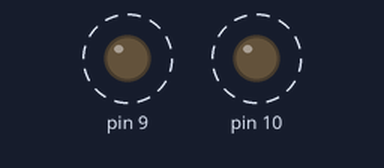
A sketch run on a simulated Arduino Uno, built with avr-gcc and run on an emulated ATmega328P. Shown: output pins drawn as LEDs (lit = HIGH). Dashed ring = blinking.

Above: at 0.2 s.
Timing chart, 0 to 4.6 s (numbered marks = the images above):
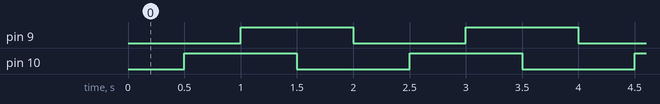

The sketch:

05-Timer1_CTC.ino
```cpp
/*
* Learning AVR with Arduino
* Lesson: Timer1 CTC Mode
* Author: Morgan
* Date: 13/July/2020
* IDE: Arduino 1.8.13
*
* calculate:
* 1. frequency = I/O clock frequency / ( prescaler * ( 1+OCR1A ) )  [Hz]
* 2. duty cycle = 50 %
*/


#include<avr/io.h>

#define F_CPU 16000000UL

void timer1_ctc_setup(){
  TCCR1A = 0;             // clear TCCR1A
  TCCR1B = 0;             // clear TCCR1B
  TCNT1 = 0;              // count from 0

  // For CTC Mode, compare output mode should set as Toggle.
  // COM1A1/COM1B1 = 0, COM1A0/COM1B0 = 1.
  TCCR1A |= (1<<COM1A0)|(1<<COM1B0);       // set wave output as toggle

  // For Timer1 CTC Mode, WGM[13:10]=0100
  // only WGM12 set to 1.
  TCCR1B |= (1<<WGM12);                   // set CTC mode.

  // Prescaler 256, CS[12:10]= 100
  TCCR1B |= (1<<CS12);                    // system frequency 16 MHz/256 = 62500 Hz

  OCR1A = 62500;                          // 62500/62500 = 1 Hz
  OCR1B = 31250;                          // the same frequency as OCR1A, just generate wave earlier.

}

void pin_setup(){
  DDRB |= (1<<PB1)|(1<<PB2);              // set PORTB1, PORTB2 as output
}

int main(){
  timer1_ctc_setup();
  pin_setup();
  while(1){};
}
```

Measured:
- by itself, pin 9, pin 10: alternates HIGH for 1.0 s and LOW for 1.0 s
- by itself, everything shown: repeats every 2.0 s, in 4 steps
